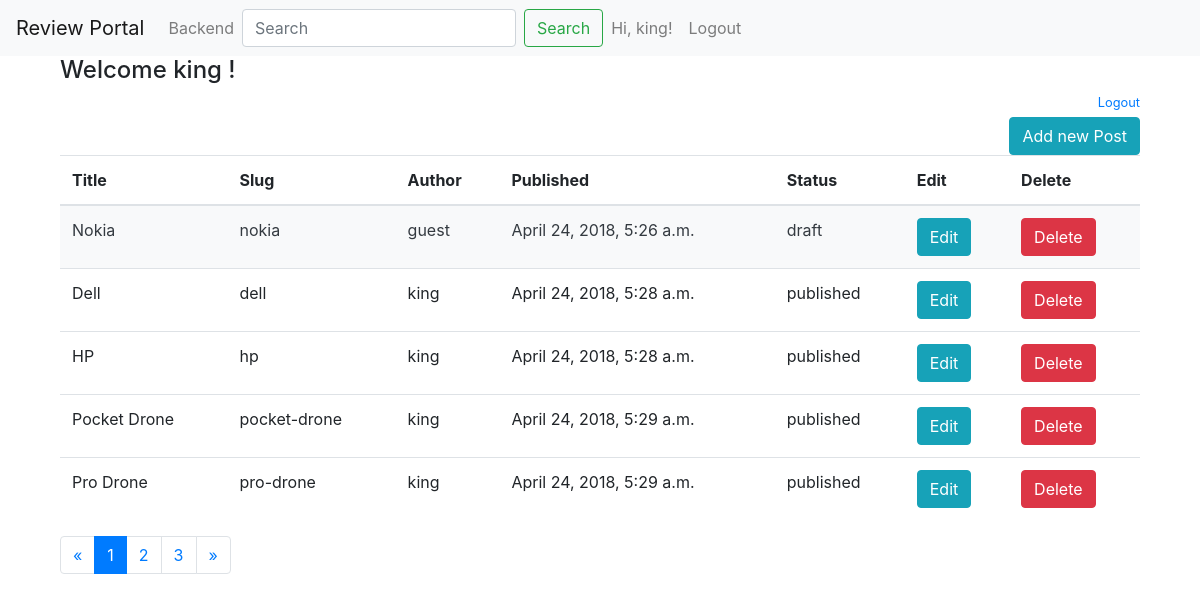
The app's page /blog/backend/post/ (signed in) with its own data.
### blog/models.py (models this page shows, shortened)
class Post(models.Model):
    STATUS_CHOICE = (
        ('draft', 'Draft'),
        ('published', 'Published'),
    )
    category = models.ForeignKey(Category)
    title = models.CharField(max_length=250)
    slug = models.CharField(max_length=250, unique=True)
    content = models.TextField()
    seo_title = models.CharField(max_length=250)
    seo_description = models.CharField(max_length=160)
    author = models.ForeignKey(User, related_name='blog_posts')
    published = models.DateTimeField(default=timezone.now)
    created = models.DateTimeField(auto_now_add=True)
    updated = models.DateTimeField(auto_now=True)
    status = models.CharField(max_length=10, choices=STATUS_CHOICE, default='draft')

### blog/views.py (the view)
def list_of_post_backend(request):
    if request.user.is_authenticated():
        post = Post.objects.all()
        user = request.user
        paginator = Paginator(post, 5)
        page = request.GET.get('page')
        try:
            posts = paginator.page(page)
        except PageNotAnInteger:
            posts = paginator.page(1)
        except EmptyPage:
            posts = paginator.page(paginator.num_pages)
        template = 'blog/backend/list_of_post_backend.html'
        context = {'posts': posts, 'page': page, 'user': user}
        return render(request, template, context)
    else:
        raise Http404

### blog/templates/blog/backend/list_of_post_backend.html (shortened to what this page needs)
{% extends 'blog/base.html'%}
{% block content %}
<div class="container">
    <h4>Welcome {{ user.username }} !</h4>
    <small style="float:right"><a href="/logout/"> Logout </a></small>
    <br>
    <a href="{% url 'blog:new_post'%}" style="float:right">
        <button class="btn btn-info">
            Add new Post
        </button>
    </a>
<div class="table-responsive">
<table class="table table-hover">
    <thead>
    <tr>
        <th scope="col">Title</th>
        <th scope="col">Slug</th>
        <th scope="col">Author</th>
        <th scope="col">Published</th>
        <th scope="col">Status</th>
        <th scope="col">Edit</th>
        <th scope="col">Delete</th>
    </tr>
    </thead>
    <tbody>
    {% for post in posts %}
    {% if post.status == 'draft' %}
    <tr class="p-3 mb-2 bg-light text-dark">
        <td>{{post.title}}</td>
        <td>{{post.slug}}</td>
        <td>{{post.author}}</td>
        <td>{{post.published}}</td>
        <td>{{post.status}}</td>
        <td><a href="{% url 'blog:edit_post' slug=post.slug %}">
            <button class="btn btn-info">
                Edit
            </button>
        </a></td>
        <td><a href="{% url 'blog:delete_post' slug=post.slug %}">
            <button class="btn btn-danger">
                Delete
            </button>
        </a></td>
    </tr>
    {% else %}
    <tr>
        <td>{{post.title}}</td>
        <td>{{post.slug}}</td>
        <td>{{post.author}}</td>
        <td>{{post.published}}</td>
        <td>{{post.status}}</td>
        <td><a href="{% url 'blog:edit_post' slug=post.slug %}">
            <button class="btn btn-info">
                <span class="glyphicon glyphicon-pencil" aria-hidden="True">
                    Edit
                </span>
            </button>
        </a></td>
        <td><a href="{% url 'blog:delete_post' slug=post.slug %}">
            <button class="btn btn-danger">
                <span class="glyphicon glyphicon-trash" aria-hidden="true">
                    Delete
                </span>
            </button>
        </a></td>
    </tr>
    {% endif %}
    {% endfor %}
    </tbody>
</table>
    {% include 'blog/paginator.html' with page=posts %}
</div>
</div>
{% endblock %}

### blog/templates/blog/base.html (shortened to what this page needs)
{% load static %}
<!DOCTYPE html>
<html lang="en">
<head>
    <link rel='stylesheet' type='text/css' href="{% static 'css/bootstrap.min.css' %}">
    <link href="{% static 'css/ie10-viewport-bug-workaround.css' %}" rel='stylesheet' type='text/css'>
</head>
<body>
<nav class="navbar navbar-expand-lg navbar-light bg-light">
    <a class="navbar-brand" href="/blog/">Review Portal</a>
    <div class="collapse navbar-collapse" id="navbarNavDropdown">
        <ul class="navbar-nav">
            {% if user.is_active %}
            <li class="nav-item">
                <a class="nav-link" href="/blog/backend/post/">Backend</a>
            </li>
            {% endif %}
        </ul>
        <form class="form-inline my-2 my-lg-0">
            <input class="form-control mr-sm-2" type="search" placeholder="Search" aria-label="Search">
            <button class="btn btn-outline-success my-2 my-sm-0" type="submit">Search</button>
        </form>
        <ul class="navbar-nav" >
            {% if user.is_active %}
            <li class="nav-item">
                <a class="nav-link"> Hi, {{user.username}}! </a>
            </li>
            <li class="nav-item">
                <a class="nav-link" href="/logout/">Logout</a>
            </li>
            {% endif %}
        </ul>
    </div>
</nav>
<div class="container">
    {% block content %}
    {% endblock %}
</div>
</body>
</html>

### records on screen
Post: title "Nokia", slug "nokia", author "guest", published "April 24, 2018, 5:26 a.m.", status "draft"
Post: title "Dell", slug "dell", author "king", published "April 24, 2018, 5:28 a.m.", status "published"
Post: title "HP", slug "hp", author "king", published "April 24, 2018, 5:28 a.m.", status "published"
Post: title "Pocket Drone", slug "pocket-drone", author "king", published "April 24, 2018, 5:29 a.m.", status "published"
Post: title "Pro Drone", slug "pro-drone", author "king", published "April 24, 2018, 5:29 a.m.", status "published"

### other values on screen
{{ user.username }} "king"
{{ pages }} "1"
{{ pages }} "2" "3"
